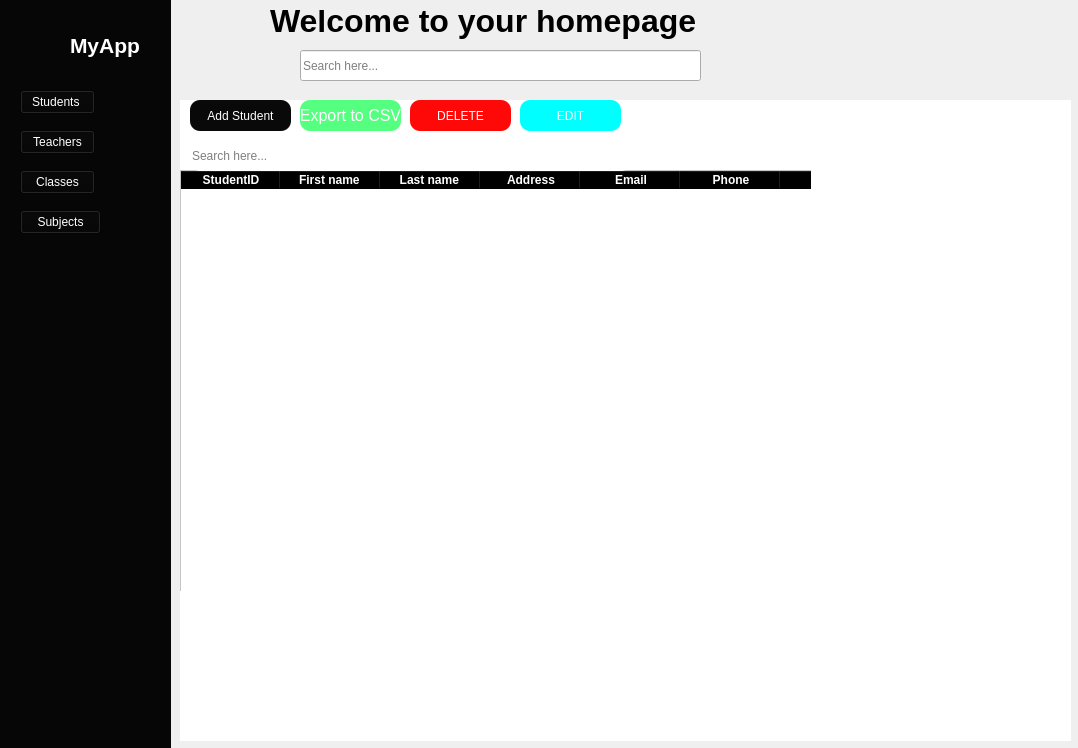
<?xml version="1.0" encoding="UTF-8"?>
<ui version="4.0">
 <class>MainWindow</class>
 <widget class="QMainWindow" name="MainWindow">
  <property name="geometry">
   <rect>
    <x>0</x>
    <y>0</y>
    <width>1078</width>
    <height>748</height>
   </rect>
  </property>
  <property name="windowTitle">
   <string>MainWindow</string>
  </property>
  <widget class="QWidget" name="centralwidget">
   <widget class="QWidget" name="widget" native="true">
    <property name="geometry">
     <rect>
      <x>0</x>
      <y>0</y>
      <width>171</width>
      <height>751</height>
     </rect>
    </property>
    <property name="styleSheet">
     <string notr="true">background-color: rgb(6, 6, 6);
color:white;
</string>
    </property>
    <widget class="QLabel" name="label">
     <property name="geometry">
      <rect>
       <x>10</x>
       <y>20</y>
       <width>51</width>
       <height>51</height>
      </rect>
     </property>
     <property name="text">
      <string/>
     </property>
     <property name="pixmap">
      <pixmap resource="icon/hi.qrc">:/newPrefix/logo.png</pixmap>
     </property>
     <property name="scaledContents">
      <bool>true</bool>
     </property>
    </widget>
    <widget class="QLabel" name="label_2">
     <property name="geometry">
      <rect>
       <x>70</x>
       <y>30</y>
       <width>81</width>
       <height>31</height>
      </rect>
     </property>
     <property name="font">
      <font>
       <pointsize>16</pointsize>
       <bold>true</bold>
      </font>
     </property>
     <property name="text">
      <string>MyApp</string>
     </property>
    </widget>
    <widget class="QPushButton" name="pushButton">
     <property name="geometry">
      <rect>
       <x>20</x>
       <y>90</y>
       <width>75</width>
       <height>24</height>
      </rect>
     </property>
     <property name="text">
      <string>Students </string>
     </property>
     <property name="icon">
      <iconset resource="icon/hi.qrc">
       <normaloff>:/newPrefix/logosmall1.png</normaloff>:/newPrefix/logosmall1.png</iconset>
     </property>
    </widget>
    <widget class="QPushButton" name="pushButton_2">
     <property name="geometry">
      <rect>
       <x>20</x>
       <y>130</y>
       <width>75</width>
       <height>24</height>
      </rect>
     </property>
     <property name="text">
      <string>Teachers</string>
     </property>
     <property name="icon">
      <iconset resource="icon/hi.qrc">
       <normaloff>:/newPrefix/studentssmall1.png</normaloff>:/newPrefix/studentssmall1.png</iconset>
     </property>
    </widget>
    <widget class="QPushButton" name="pushButton_4">
     <property name="geometry">
      <rect>
       <x>20</x>
       <y>170</y>
       <width>75</width>
       <height>24</height>
      </rect>
     </property>
     <property name="text">
      <string>Classes</string>
     </property>
     <property name="icon">
      <iconset resource="icon/hi.qrc">
       <normaloff>:/newPrefix/institutionsmall1.png</normaloff>:/newPrefix/institutionsmall1.png</iconset>
     </property>
    </widget>
    <widget class="QPushButton" name="pushButton_3">
     <property name="geometry">
      <rect>
       <x>20</x>
       <y>210</y>
       <width>81</width>
       <height>24</height>
      </rect>
     </property>
     <property name="styleSheet">
      <string notr="true">alternate-background-color: rgb(255, 255, 255);
</string>
     </property>
     <property name="text">
      <string>Subjects</string>
     </property>
     <property name="icon">
      <iconset resource="icon/hi.qrc">
       <normaloff>:/newPrefix/teacherssmall1.png</normaloff>:/newPrefix/teacherssmall1.png</iconset>
     </property>
    </widget>
   </widget>
   <widget class="QWidget" name="widget_2" native="true">
    <property name="geometry">
     <rect>
      <x>180</x>
      <y>100</y>
      <width>891</width>
      <height>641</height>
     </rect>
    </property>
    <property name="styleSheet">
     <string notr="true">background-color: rgb(255, 255, 255);
</string>
    </property>
    <widget class="QStackedWidget" name="stackedWidget">
     <property name="geometry">
      <rect>
       <x>0</x>
       <y>0</y>
       <width>631</width>
       <height>491</height>
      </rect>
     </property>
     <property name="currentIndex">
      <number>0</number>
     </property>
     <widget class="QWidget" name="Students">
      <widget class="QPushButton" name="pushButton_5">
       <property name="geometry">
        <rect>
         <x>10</x>
         <y>0</y>
         <width>101</width>
         <height>31</height>
        </rect>
       </property>
       <property name="styleSheet">
        <string notr="true">QPushButton{
background-color: rgb(9, 9, 9);
color:white;
border-radius : 10px;
}</string>
       </property>
       <property name="text">
        <string>Add Student</string>
       </property>
       <property name="icon">
        <iconset resource="icon/hi.qrc">
         <normaloff>:/newPrefix/add student.png</normaloff>:/newPrefix/add student.png</iconset>
       </property>
      </widget>
      <widget class="QPushButton" name="Confirm_3">
       <property name="geometry">
        <rect>
         <x>120</x>
         <y>0</y>
         <width>101</width>
         <height>31</height>
        </rect>
       </property>
       <property name="font">
        <font>
         <pointsize>12</pointsize>
        </font>
       </property>
       <property name="styleSheet">
        <string notr="true">QPushButton{
	background-color: rgb(85, 255, 127);

color:white;
border-radius : 10px;
}</string>
       </property>
       <property name="text">
        <string>Export to CSV</string>
       </property>
      </widget>
      <widget class="QTableWidget" name="tableWidget">
       <property name="geometry">
        <rect>
         <x>0</x>
         <y>70</y>
         <width>881</width>
         <height>511</height>
        </rect>
       </property>
       <property name="styleSheet">
        <string notr="true">QHeaderView::section {
	font-weight:bold;
	background-color:black;
	color:white;
}</string>
       </property>
       <column>
        <property name="text">
         <string>StudentID</string>
        </property>
       </column>
       <column>
        <property name="text">
         <string>First name </string>
        </property>
       </column>
       <column>
        <property name="text">
         <string>Last name </string>
        </property>
       </column>
       <column>
        <property name="text">
         <string>Address</string>
        </property>
       </column>
       <column>
        <property name="text">
         <string>Email</string>
        </property>
       </column>
       <column>
        <property name="text">
         <string>Phone</string>
        </property>
       </column>
       <column>
        <property name="text">
         <string>DoB</string>
        </property>
       </column>
       <column>
        <property name="text">
         <string>Erollment year</string>
        </property>
       </column>
       <column>
        <property name="text">
         <string>Gender</string>
        </property>
       </column>
       <column>
        <property name="text">
         <string>Major</string>
        </property>
       </column>
      </widget>
      <widget class="QLineEdit" name="lineEdit_2">
       <property name="geometry">
        <rect>
         <x>10</x>
         <y>40</y>
         <width>441</width>
         <height>31</height>
        </rect>
       </property>
       <property name="styleSheet">
        <string notr="true">border-radius:10px</string>
       </property>
       <property name="placeholderText">
        <string>Search here...</string>
       </property>
      </widget>
      <widget class="QPushButton" name="pushButton_6">
       <property name="geometry">
        <rect>
         <x>230</x>
         <y>0</y>
         <width>101</width>
         <height>31</height>
        </rect>
       </property>
       <property name="styleSheet">
        <string notr="true">QPushButton{
	background-color: rgb(255, 8, 8);
color:white;
border-radius : 10px;
}</string>
       </property>
       <property name="text">
        <string>DELETE</string>
       </property>
      </widget>
      <widget class="QPushButton" name="pushButton_7">
       <property name="geometry">
        <rect>
         <x>340</x>
         <y>0</y>
         <width>101</width>
         <height>31</height>
        </rect>
       </property>
       <property name="styleSheet">
        <string notr="true">QPushButton{
background-color: rgb(0, 255, 255);
color:white;
border-radius : 10px;
}</string>
       </property>
       <property name="text">
        <string>EDIT</string>
       </property>
      </widget>
     </widget>
     <widget class="QWidget" name="Teachers">
      <widget class="QLabel" name="label_4">
       <property name="geometry">
        <rect>
         <x>240</x>
         <y>210</y>
         <width>49</width>
         <height>16</height>
        </rect>
       </property>
       <property name="text">
        <string>Teacher</string>
       </property>
      </widget>
     </widget>
     <widget class="QWidget" name="Classes">
      <widget class="QLabel" name="label_5">
       <property name="geometry">
        <rect>
         <x>250</x>
         <y>160</y>
         <width>49</width>
         <height>16</height>
        </rect>
       </property>
       <property name="text">
        <string>Classes</string>
       </property>
      </widget>
     </widget>
     <widget class="QWidget" name="Subjects">
      <widget class="QLabel" name="label_6">
       <property name="geometry">
        <rect>
         <x>240</x>
         <y>200</y>
         <width>49</width>
         <height>16</height>
        </rect>
       </property>
       <property name="text">
        <string>Subject</string>
       </property>
      </widget>
     </widget>
    </widget>
   </widget>
   <widget class="QWidget" name="widget_3" native="true">
    <property name="geometry">
     <rect>
      <x>190</x>
      <y>10</y>
      <width>611</width>
      <height>101</height>
     </rect>
    </property>
    <widget class="QLineEdit" name="lineEdit">
     <property name="geometry">
      <rect>
       <x>110</x>
       <y>40</y>
       <width>401</width>
       <height>31</height>
      </rect>
     </property>
     <property name="placeholderText">
      <string>Search here...</string>
     </property>
    </widget>
    <widget class="QLabel" name="label_11">
     <property name="geometry">
      <rect>
       <x>520</x>
       <y>40</y>
       <width>41</width>
       <height>31</height>
      </rect>
     </property>
     <property name="text">
      <string/>
     </property>
     <property name="pixmap">
      <pixmap resource="icon/hi.qrc">:/newPrefix/search.png</pixmap>
     </property>
     <property name="scaledContents">
      <bool>true</bool>
     </property>
    </widget>
    <widget class="QLabel" name="label_3">
     <property name="geometry">
      <rect>
       <x>80</x>
       <y>-10</y>
       <width>561</width>
       <height>41</height>
      </rect>
     </property>
     <property name="font">
      <font>
       <pointsize>24</pointsize>
       <bold>true</bold>
      </font>
     </property>
     <property name="text">
      <string>Welcome to your homepage</string>
     </property>
    </widget>
   </widget>
  </widget>
 </widget>
 <resources>
  <include location="icon/hi.qrc"/>
 </resources>
 <connections/>
</ui>
